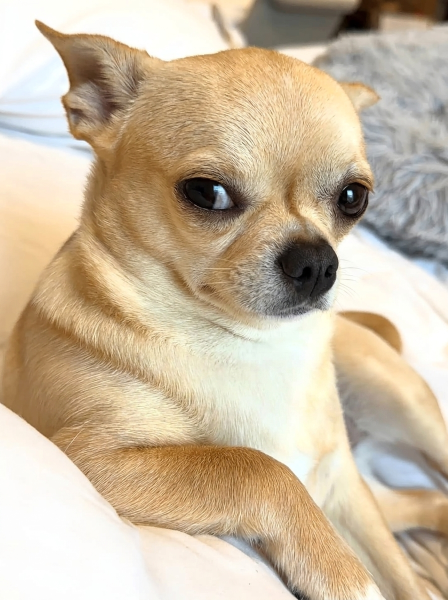
#> input picture memes/meme 1.png, 896 x 1200 px (shown at 1/2 size)
$ python meme_caption.py
#> lines starting #> are read from the running program, lines starting #| are printed output that depends on the picture
#!/usr/bin/env python3
"""Write meme-style caption (white fill + thick black outline) onto meme 1.png.
Matches the reference chihuahua-meme typography: bold grotesque, lower-third, centered.
"""
from PIL import Image, ImageDraw, ImageFont

SRC = "meme 1.png"
OUT = "meme-1-oil.png"
FONT_PATH = "/System/Library/Fonts/Supplemental/Arial Bold.ttf"

LINES = ["Dont act innocent", "i know what type of oil u use"]

img = Image.open(SRC).convert("RGB")
#> img is the input picture: PIL image 896x1200 RGB; mean R, G, B 201, 184, 159.3
W, H = img.size
#> W = 896; H = 1200
draw = ImageDraw.Draw(img)

# --- auto-fit: largest font where the widest line fits in 90% of width ---
MAX_W = W * 0.90
#> MAX_W = 806.4
size = 10
while size < 400:
    f = ImageFont.truetype(FONT_PATH, size + 2)
    widest = max(draw.textlength(t, font=f) for t in LINES)
    if widest > MAX_W:
        break
    size += 2
#> this loop made 24 passes
#> widest on passes 1 to 12: 172.5, 201.2, 230.1, 258.7, 287.5, 316.2, 344.9, 373.7, 402.5, 431.1, 459.9, 488.7
#> after the loop, size = 56
font = ImageFont.truetype(FONT_PATH, size)
stroke = max(2, round(size * 0.085))  # chunky meme outline
#> stroke = 5

# --- measure block height ---
asc, desc = font.getmetrics()
#> asc = 52; desc = 14
line_h = asc + desc
#> line_h = 66
gap = round(line_h * 0.12)
#> gap = 8
block_h = line_h * len(LINES) + gap * (len(LINES) - 1)
#> block_h = 140

# vertical center of text block at ~73% of image height (over chest/paws)
block_top = int(H * 0.73 - block_h / 2)
#> block_top = 806

y = block_top
#> y = 806
for t in LINES:
    w = draw.textlength(t, font=font)
    x = (W - w) / 2
    draw.text((x, y), t, font=font, fill="white",
              stroke_width=stroke, stroke_fill="black")
    y += line_h + gap
#> this loop made 2 passes
#> (w, x, y) on passes 1 to 2: (501, 197.5, 880), (804.8, 45.6, 954)
#> after the loop, y = 954

img.save(OUT, quality=95)
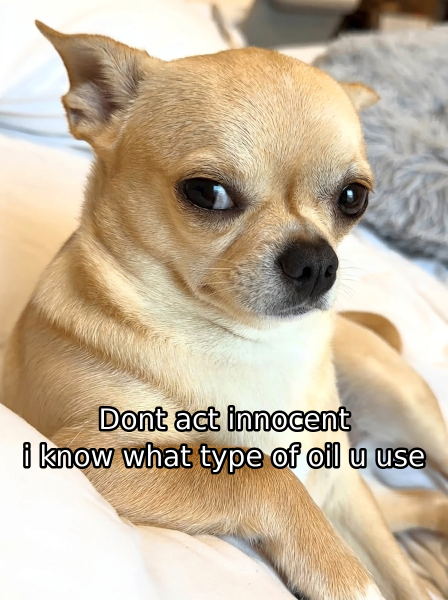
#> saved as meme-1-oil.png: PIL image 896x1200 RGB (shown at 1/2 size); mean R, G, B 195.7, 179.5, 156.1
print(f"Saved {OUT}  | font size={size}px  stroke={stroke}px  block_top={block_top}")
#| Saved meme-1-oil.png  | font size=56px  stroke=5px  block_top=806
